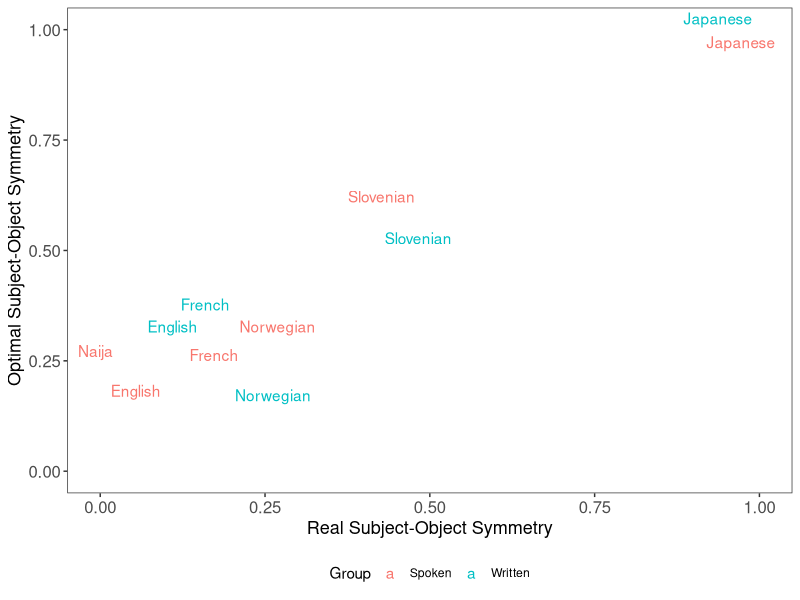

The R script that drew this image:
library(tidyr)
library(dplyr)

spoken = read.csv("spoken.tsv", sep="\t")

library(ggplot2)

library(ggrepel)
spoken2 = rbind(spoken %>% select(Language, OSSameSide_Real_Prob, OSSameSide) %>% mutate(Group="Spoken"), spoken %>% select(Language, OSSameSide_Real_Prob, OSSameSide_Other) %>% rename(OSSameSide=OSSameSide_Other) %>% mutate(Group="Written") %>% filter(Language != "Naija"))
plot = ggplot(spoken2, aes(x=OSSameSide_Real_Prob, y=OSSameSide)) +geom_text_repel(aes(label=Language, y=OSSameSide, color=Group)) + xlim(0,1) + ylim(0,1) + xlab("Real Subject-Object Symmetry") + ylab("Optimal Subject-Object Symmetry")+ theme_bw() + theme(legend.position="bottom", axis.text=element_text(size=12), axis.title=element_text(size=13)) + theme(panel.grid = element_blank())
ggsave(plot, file="spoken.pdf", width=4, height=4)

sink("spoken_results.txt")
cat("SPOKEN ONLY:\n")
print(cor.test(spoken$OSSameSide, spoken$OSSameSide_Real_Prob))
cat("\nCORPORA FROM MAIN EXPERIMENT\n")
print(cor.test(spoken$OSSameSide_Other, spoken$OSSameSide_Real_Prob))
sink()

#
#summary(lm(OSSameSide ~ OSSameSide_Real_Prob, data=spoken))
#
#summary(lm(OSSameSide_Real_Prob ~ OSSameSide, data=spoken))
#
#library(brms)
#model = brm(OSSameSide_Real_Prob ~ OSSameSide, data=spoken)
#
#spoken2 = spoken[spoken$Language != "English",]
#model = brm(OSSameSide_Real_Prob ~ OSSameSide, data=spoken2)
#spoken2 = spoken[spoken$Language != "Norwegian",]
#model = brm(OSSameSide_Real_Prob ~ OSSameSide, data=spoken2)
#
##summary(brm(OSSameSide_Real_Prob ~ OSSameSide + (1+OSSameSide|Family), data=spoken, iter=20000, prior=prior("normal(0,1)", class="b")))
## doesn't converge
